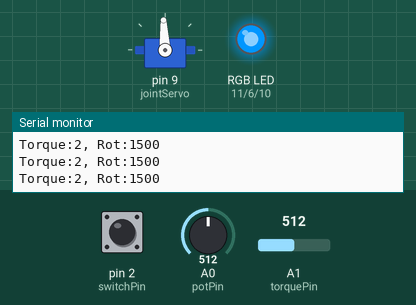
This sketch was run on a simulated Arduino Uno, built with avr-gcc and run on an emulated ATmega328P. Shown: servo, an RGB LED mixed from three pins (HIGH = lit), the last lines printed to the serial monitor. Inputs (shaded band) come from the test bench; at power-on: pin 2 (switchPin) HIGH, A0 (potPin) = 512, A1 (torquePin) = 512.

Above: at 1.2 s.
1.3 s: pin 2 (switchPin) pulled LOW for 0.15 s
At 1.5 s:
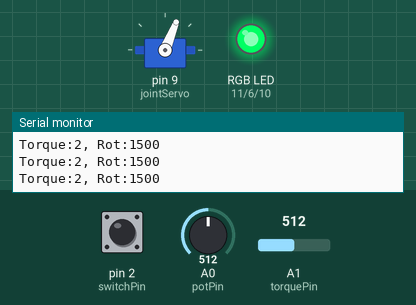
4.3 s: A0 (potPin) set to 160
At 5.5 s:
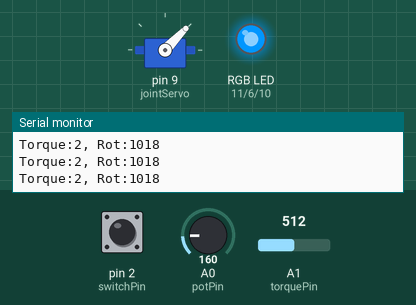
5.9 s: A0 (potPin) set to 131
At 7.4 s:
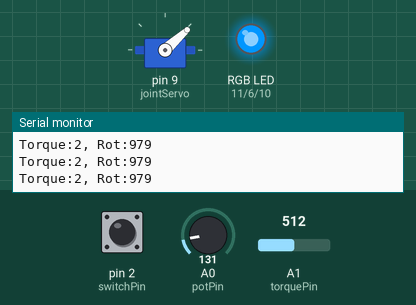
8.9 s: A0 (potPin) set to 306
At 10.3 s:
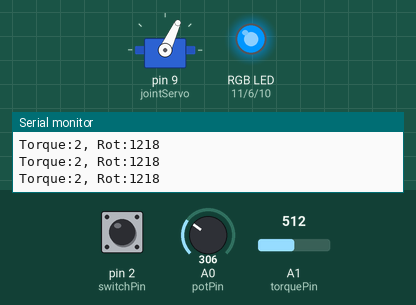
10.6 s: A0 (potPin) set to 0
At 11.5 s:
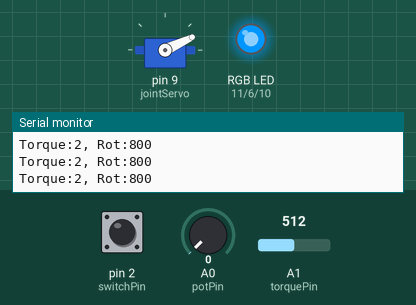
12.2 s: pin 2 (switchPin) pulled LOW for 1 s
At 12.96 s:
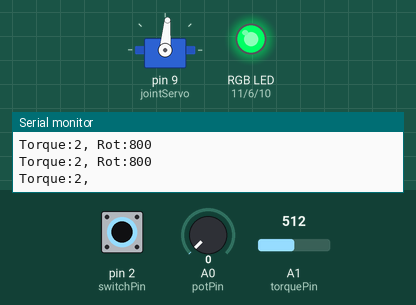
Timing chart, 0 to 16.2 s (numbered marks = the images above; inputs shaded):
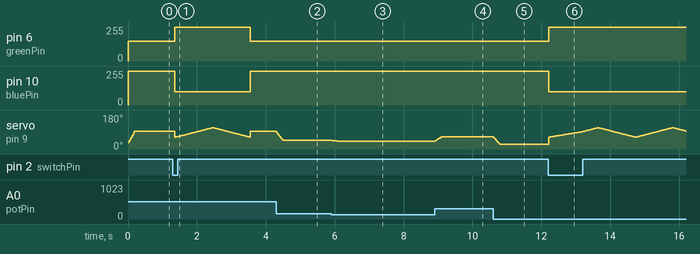

The sketch:

CyclerNew.ino
```cpp
/*
Robotic Elbow Cycler
 */
#include <Servo.h> // include Servo Library

Servo jointServo; // Create a servo object

int switchPin = 2; // button on digital pin 2
int potPin = 0; // potentiometer on analog 0
int val;
int count = 0;
int pos = 0;    // variable to store the servo position
int redPin = 11;
int bluePin = 10;
int greenPin = 6;
int servoAngle;
int cycle = 2;
volatile boolean trigger = LOW; // this is the interrup connected to switchPin

int timer = 500;
int angle;

int torquePin = A1;
int torqueReading;

//button debounce to reduce noise
int reading;
int previous = LOW;
long time = 0;
long debounce = 200;

//Averaging Stuff
const int numReadings = 10;

int readings[numReadings];      // the readings from the analog input
int index = 0;                  // the index of the current reading
int total = 0;                  // the running total
int average = 0;                // the average

void setup(){
  attachInterrupt(0, interupttrigger, LOW); //Interrupt 0 is digital pin 2
  //when the input goes from HIGH to LOW it will trigger our behavior
  pinMode(redPin, OUTPUT);
  pinMode(greenPin, OUTPUT);
  pinMode(bluePin, OUTPUT);

  jointServo.attach(9);  // attaches the servo on pin 8 to the servo object

  Serial.begin(9600);  // starts the serial Serial at 9600 bauds
  jointServo.write(0);  // starting position
}

void loop(){

  if(trigger == 1){

    runCycler();
  }
  else{
    rgbLed(0,150,255);
    count = 0;
    manualControl();
  }
  delay(10);
}


//AUTOMATIC CONTROL
//1190 is 0deg
//1710 is 90deg
void runCycler(){
  rgbLed(0,255,100); //LED color
  jointServo.writeMicroseconds(1190);
  for(pos=1190; pos<1710; pos+=1){
    jointServo.writeMicroseconds(pos);
    delay(2);
  }
  jointServo.writeMicroseconds(1710);
  for(pos=1710; pos>=1190; pos-=1){
     jointServo.writeMicroseconds(pos);
     delay(2);
  }


  count += 1;
//  Serial.print("Count:");
//
Serial.println(count);

}


//INTERUPT FUNCTION
void interupttrigger(){
  if(trigger == LOW){
    trigger = HIGH;
  }
  else{
    trigger=LOW;
  }
}


//MANUAL CONTROL FUNCTION
void manualControl(){
  total= total - readings[index]; // subtract the last reading
  readings[index] = analogRead(potPin); // read from the sensor:
  total= total + readings[index];  // add the reading to the total:
  index = index + 1;  // advance to the next position in the array:

  if (index >= numReadings) // if we're at the end of the array...
    index = 0; // ...wrap around to the beginning:

  average = total / numReadings; // calculate the average:

  val = map(average, 0, 1023, 800, 2200); // map average to microsecond (pulses) for angle control
  jointServo.writeMicroseconds(val); // write this mapped value to the Servo
  angle = map(val, 800, 2200, -69, 160);
  torqueReading = analogRead(torquePin);
  int voltage = map(torqueReading, 0, 1023, 0, 5);
  int current = voltage/2.2;
//  int torque = current * 402 * 7;
  Serial.print("Torque:");
  Serial.print(voltage);
  Serial.print(", ");
  Serial.print("Rot:");
  Serial.println(val);
  delay(10);        // delay in between reads for stability
}


//LED COLOR FUNCTION
void rgbLed(int r, int g, int b){
  analogWrite(redPin, r);
  analogWrite(greenPin, g);
  analogWrite(bluePin, b);
}
```

Measured:
- after the input at 1.3 s, pin 6 (greenPin): 150/255 → 255/255 after 0.05 s, → 150/255 2.2 s later; pin 10 (bluePin): 255/255 → 100/255 after 0.05 s, → 255/255 2.2 s later
- after the input at 4.3 s, servo on pin 9 (jointServo): moves from 93° to 46° over 0.19 s, starting at once
- after the input at 5.9 s, servo on pin 9 (jointServo): 46° → 44° at once, → 42° 0.10 s later
- after the input at 8.9 s, servo on pin 9 (jointServo): moves from 42° to 65° over 0.19 s, starting at once
- after the input at 10.6 s, servo on pin 9 (jointServo): moves from 65° to 25° over 0.19 s, starting at once
